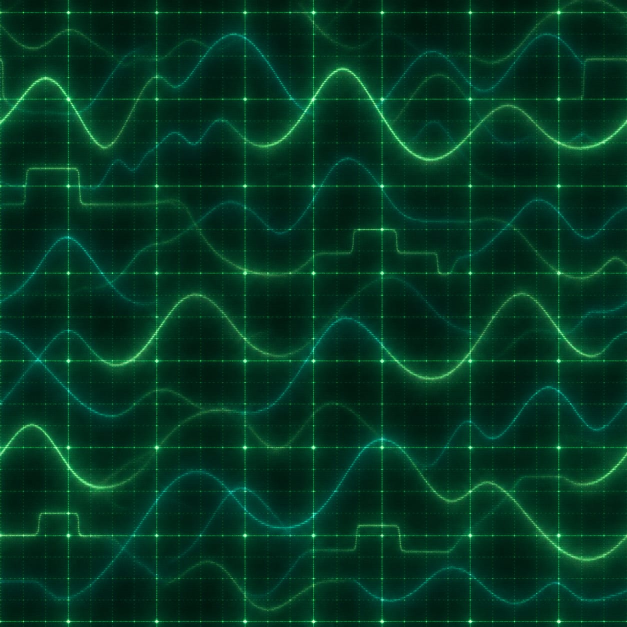
#> input picture assets/texture-sources/oscilloscope-raw.jpg, 1254 x 1254 px (shown at 1/2 size)
$ python build_oscilloscope.py
#> lines starting #> are read from the running program, lines starting #| are printed output that depends on the picture
### tools/theme_writer.py
"""Reusable writer for N64FlashcartMenu V1 theme PNG packages."""

from __future__ import annotations

import math
import struct
import zlib
from collections import namedtuple
from pathlib import Path
from typing import Iterable

from PIL import Image


WIDTH = 64
# Regions retain byte-sized origins.  A 32px texture can therefore start as
# late as row 255 and extend through row 286.
MAX_HEIGHT = 287
MAX_STATIC_WIDTH = 640
MAX_STATIC_HEIGHT = 480
NAME = 1
FAMILY = 2
COLORS = 3
BACKGROUND = 4
REGIONS = 5
TAB_GEOMETRY = 6
INTERNAL_BORDER = 7
TEXTURE_ANIMATION = 8
PARAMETER_ANIMATION = 9
TEXTURE_ORIGIN = 10

# Animation flag bits shared by Type 8 texture animation and Type 9 parameter
# animation. Combining PING_PONG | INTERPOLATE is valid; LOOP and PING_PONG
# are mutually exclusive playback modes.
ANIMATION_LOOP = 0
ANIMATION_PING_PONG = 1 << 0
ANIMATION_ONCE = 1 << 1
ANIMATION_REVERSED = 1 << 2
ANIMATION_INTERPOLATE = 1 << 3

# Rotation is expressed in radians per 60 Hz tick. Large fullscreen repeating
# fields can cause discomfort well below the format's technical ±0.25 limit,
# so authored themes use this conservative ceiling unless a future validator
# grants an explicit, reviewed exception.
COMFORTABLE_ROTATION_LIMIT = 0.001

COLOR_NAMES = (
    "background panel border text muted_text accent highlight tab_inactive "
    "tab_active shadow success warning gradient_tl gradient_tr gradient_bl gradient_br"
).split()
Palette = namedtuple("Palette", COLOR_NAMES)
ParameterFrame = namedtuple("ParameterFrame", (
    "background panel border text muted_text accent highlight tab_inactive "
    "tab_active shadow success warning gradient_tl gradient_tr gradient_bl gradient_br "
    "gradient_speed gradient_warp layer0_scale layer1_scale layer0_dx layer0_dy "
    "layer1_dx layer1_dy rotation layer0_alpha layer1_alpha layer0_texture layer1_texture"
), defaults=(None,) * 29)
Rectangle = namedtuple("Rectangle", "x y width height", defaults=(0, 0, 0, 0))
Animation = namedtuple("Animation", "frame_ticks flags columns", defaults=(0, 0, 1))
ParameterAnimation = namedtuple("ParameterAnimation", "frames animation")
PackedArtwork = namedtuple("PackedArtwork", "image rectangles")
TextureRegions = namedtuple("TextureRegions", "layer0 layer1 border",
                            defaults=(Rectangle(), Rectangle(), Rectangle()))
DualTextureBackground = namedtuple("DualTextureBackground", (
    "layer0_scale layer1_scale layer0_dx layer0_dy layer1_dx layer1_dy "
    "rotation layer0_alpha layer1_alpha"))


def _uint(value: int, bits: int, label: str) -> int:
    value = int(value)
    if not 0 <= value < 1 << bits:
        raise ValueError(f"{label} must be 0..{(1 << bits) - 1}")
    return value


# [5 lines left out: function _finite, not called in this run]


def rgba(hex_rgb: str, alpha: int = 255) -> tuple[int, int, int, int]:
    """Create an RGBA tuple from a six-digit hexadecimal RGB string."""
    if len(hex_rgb) != 6:
        raise ValueError("RGB colors must contain exactly six hexadecimal digits")
    try:
        rgb = bytes.fromhex(hex_rgb)
    except ValueError as error:
        raise ValueError("RGB colors must contain hexadecimal digits") from error
    return (*rgb, _uint(alpha, 8, "alpha"))


# [16 lines left out: function lerp_rgba, not called in this run]


def close_seams(image: Image.Image) -> Image.Image:
    """Return an RGBA image whose opposite edge pixels match exactly."""
    output = image.convert("RGBA")
    if output.width < 2 or output.height < 2:
        raise ValueError("seam closure needs an image at least 2x2 pixels")
    pixels = output.load()
    for y in range(output.height):
        value = tuple((pixels[0, y][channel] + pixels[output.width - 1, y][channel]) // 2
                      for channel in range(4))
        pixels[0, y] = pixels[output.width - 1, y] = value
    for x in range(output.width):
        value = tuple((pixels[x, 0][channel] + pixels[x, output.height - 1][channel]) // 2
                      for channel in range(4))
        pixels[x, 0] = pixels[x, output.height - 1] = value
    return output


def quantize_fixed_palette(image: Image.Image, colors: Iterable[tuple[int, int, int, int]],
                           *, alpha_threshold: int = 128) -> Image.Image:
    """Map pixels to an explicit <=16-color RGBA palette deterministically."""
    choices = tuple(tuple(_uint(channel, 8, "palette channel") for channel in color)
                    for color in colors)
    if not 1 <= len(choices) <= 16 or any(len(color) != 4 for color in choices):
        raise ValueError("fixed palettes must contain 1..16 RGBA colors")
    threshold = _uint(alpha_threshold, 8, "alpha threshold")
    transparent = [color for color in choices if color[3] < threshold]
    opaque = [color for color in choices if color[3] >= threshold]
    if not opaque:
        raise ValueError("fixed palettes need at least one opaque color")
    source = image.convert("RGBA")
    output = Image.new("RGBA", source.size)
    mapped = []
    for pixel in source.get_flattened_data():
        candidates = transparent if pixel[3] < threshold and transparent else opaque
        mapped.append(min(candidates, key=lambda color: sum(
            (pixel[channel] - color[channel]) ** 2 for channel in range(4))))
    output.putdata(mapped)
    return output


def palette(*colors) -> Palette:
    """Build the required sixteen-color palette from RGBA tuples or hex strings."""
    if len(colors) != len(COLOR_NAMES):
        raise ValueError("a theme palette must contain sixteen colors")
    normalized = []
    for color in colors:
        if isinstance(color, str):
            color = rgba(color)
        elif len(color) == 2 and isinstance(color[0], str):
            color = rgba(*color)
        if len(color) != 4:
            raise ValueError("palette colors must be RGBA tuples")
        normalized.append(tuple(_uint(channel, 8, "color channel") for channel in color))
    return Palette(*normalized)


def colors_record(colors: Palette) -> tuple[int, bytes]:
    """Encode a sixteen-color theme palette."""
    return COLORS, b"".join(bytes(color) for color in colors)


# [23 lines left out: functions decode_palette, text_record, gradient_background, not called in this run]


def static_image_background() -> tuple[int, bytes]:
    """Use the complete artwork image as a non-repeating static background."""
    return BACKGROUND, bytes((5,))


# [33 lines left out: functions dual_texture_background, decode_dual_texture_background, texture_origin, not called in this run]


def internal_border(style: int) -> tuple[int, bytes]:
    """Select one of the built-in border styles."""
    return INTERNAL_BORDER, bytes((_uint(style, 8, "border style"),))


# [17 lines left out: functions texture_animations, regions_record, not called in this run]


def tlv(kind: int, value: bytes) -> bytes:
    return bytes((_uint(kind, 8, "record type"),)) + struct.pack(
        "<H", _uint(len(value), 16, "record length")) + value


# [212 lines left out: functions _pack_animation_for_frames, read_metadata, record_value, replace_record, decode_regions, pack_artwork and 4 more, not called in this run]

### tools/build_oscilloscope.py
#!/usr/bin/env python3
"""Build the animated Oscilloscope theme."""

from __future__ import annotations

import math
from pathlib import Path

from PIL import Image, ImageDraw, ImageEnhance, ImageFilter, ImageOps

from theme_writer import (
    ANIMATION_INTERPOLATE,
    ANIMATION_LOOP,
    Animation,
    FAMILY,
    NAME,
    ParameterAnimation,
    ParameterFrame,
    TextureRegions,
    close_seams,
    colors_record,
    dual_texture_background,
    internal_border,
    lerp_rgba,
    pack_after_parameters,
    pack_parameter_animation,
    palette,
    quantize_fixed_palette,
    regions_record,
    text_record,
    texture_animations,
    write_theme,
)


ROOT = Path(__file__).resolve().parents[1]
SOURCE = ROOT / "assets" / "texture-sources" / "oscilloscope-raw.jpg"
OUTPUT = ROOT / "assets" / "themes" / "oscilloscope.png"
ROWS = 2
SIZE = 32
FRAME_COUNT = 6


THEME_PALETTE = palette(
    "000d0b", ("03241f", 222), "23bd83", "ebfff0", "91b5a3",
    "18a870", "43dc93", "062e27", "085b47", "000403", "6bd69a",
    "e0a34b", "001611", "023528", "012219", "075743",
)

GRID_COLORS = (
    (0, 8, 7, 255),
    (0, 16, 13, 255),
    (0, 25, 19, 255),
    (0, 41, 29, 255),
    (0, 58, 40, 255),
    (0, 82, 55, 255),
    (8, 107, 72, 255),
    (25, 132, 90, 255),
)

TRACE_COLORS = (
    (0, 0, 0, 0),
    (0, 49, 41, 255),
    (0, 82, 58, 255),
    (0, 123, 74, 255),
    (8, 173, 99, 255),
    (33, 222, 132, 255),
    (66, 247, 181, 255),
    (115, 255, 222, 255),
)


def make_grid(source: Image.Image) -> Image.Image:
    """Reduce the generated CRT plate into a quiet periodic graticule."""
    source = ImageOps.fit(source.convert("RGB"), (384, 384), method=Image.Resampling.LANCZOS)
    source = source.filter(ImageFilter.GaussianBlur(3.5)).resize(
        (SIZE, SIZE), Image.Resampling.LANCZOS
    )
    source = ImageEnhance.Brightness(source).enhance(0.34)
    source = ImageEnhance.Color(source).enhance(0.72).convert("RGBA")
    draw = ImageDraw.Draw(source)
    for coordinate in range(0, SIZE, 8):
        draw.line((coordinate, 0, coordinate, SIZE - 1), fill=(0, 83, 57, 255), width=1)
        draw.line((0, coordinate, SIZE - 1, coordinate), fill=(0, 83, 57, 255), width=1)
    draw.line((SIZE // 2, 0, SIZE // 2, SIZE - 1), fill=(9, 120, 78, 255), width=1)
    draw.line((0, SIZE // 2, SIZE - 1, SIZE // 2), fill=(9, 120, 78, 255), width=1)
    return quantize_fixed_palette(close_seams(source), GRID_COLORS)


# [61 lines left out: functions _waveform, make_trace_frames, parameter_frames, not called in this run]


def build() -> Path:
    grid = make_grid(Image.open(SOURCE))
#> in make_grid, `source = ImageOps.fit(source.convert("RGB"), (384, 384), method=Image...`:
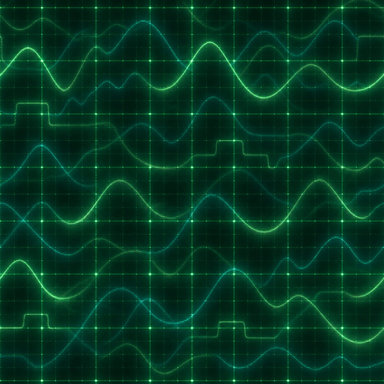
#> source: PIL image 384x384 RGB; mean R, G, B 3.9, 55.1, 34.4
#> in make_grid, `source = source.filter(ImageFilter.GaussianBlur(3.5)).resize( (SIZE, S..`:
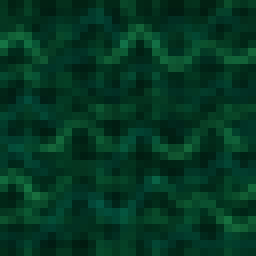
#> source: PIL image 32x32 RGB (shown 8 times larger); mean R, G, B 3.9, 55, 34.4
#> in make_grid, `source = ImageEnhance.Brightness(source).enhance(0.34)`:
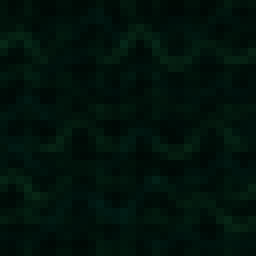
#> source: PIL image 32x32 RGB (shown 8 times larger); mean R, G, B 0.9, 18.2, 11.1
#> in close_seams, `output = image.convert("RGBA")`:
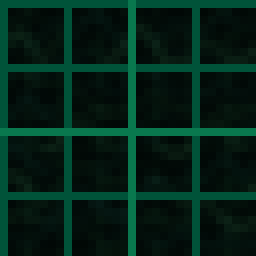
#> output: PIL image 32x32 RGBA (shown 8 times larger); mean R, G, B, A 3.3, 34, 23.1, 255
#> the loop in close_seams, `for y in range(output.height):` made 32 passes
#> value on passes 1 to 12: (0, 83, 57, 255), (1, 47, 32, 255), (1, 48, 33, 255), (1, 48, 33, 255), (1, 47, 32, 255), (2, 49, 33, 255), (5, 56, 38, 255), (3, 52, 35, 255), (0, 83, 57, 255), (1, 48, 33, 255), (1, 48, 34, 255), (1, 48, 33, 255)
#> the loop in close_seams, `for x in range(output.width):` made 32 passes
#> value on passes 1 to 12: (0, 65, 45, 255), (1, 46, 32, 255), (1, 48, 33, 255), (2, 52, 35, 255), (1, 48, 33, 255), (1, 46, 32, 255), (1, 46, 32, 255), (2, 49, 33, 255), (0, 83, 57, 255), (1, 46, 32, 255), (1, 46, 32, 255), (1, 48, 33, 255)
#> in quantize_fixed_palette, `choices = tuple(tuple(_uint(channel, 8, "palette channel") for channel..`: choices = ((0, 8, 7, 255), (0, 16, 13, 255), (0, 25, 19, 255), (0, 41, 29, 255), (0, 58, 40, 255), (0, 82, 55, 255), (8, 107, 72, 255), (25, 132, 90, 255))
#> in quantize_fixed_palette, `transparent = [color for color in choices if color[3] < threshold]`: transparent = []
#> in quantize_fixed_palette, `opaque = [color for color in choices if color[3] >= threshold]`: opaque = [(0, 8, 7, 255), (0, 16, 13, 255), (0, 25, 19, 255), (0, 41, 29, 255), (0, 58, 40, 255), (0, 82, 55, 255), (8, 107, 72, 255), (25, 132, 90, 255)]
#> in quantize_fixed_palette, `source = image.convert("RGBA")`:
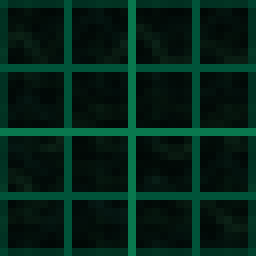
#> source: PIL image 32x32 RGBA (shown 8 times larger); mean R, G, B, A 3.2, 34, 23.1, 255
#> in quantize_fixed_palette, `output = Image.new("RGBA", source.size)`: output: PIL image 32x32 RGBA; every value is 0
#> after the loop in quantize_fixed_palette, `for pixel in source.get_flattened_data():`: mapped = []
    traces = make_trace_frames()
    parameter_record, parameter_sheet = pack_parameter_animation(
        ParameterAnimation(
            parameter_frames(),
            Animation(180, ANIMATION_INTERPOLATE, 4),
        ),
        ROWS,
    )
    # Trace frames must start on x=0 so their Type-8 2-column derivation is
    # contiguous; the static grid is packed after the six-frame sheet.
    packed = pack_after_parameters(parameter_sheet, (*traces, grid))
    trace_rect = packed.rectangles[0]
    grid_rect = packed.rectangles[FRAME_COUNT]
    records = [
        text_record(NAME, "Oscilloscope"),
        text_record(FAMILY, "Machines"),
        colors_record(THEME_PALETTE),
        dual_texture_background(0.46, 0.46, 0.0, 0.0, 0.0040, 0.0, 0, 255, 172),
        regions_record(TextureRegions(grid_rect, trace_rect), ROWS),
        internal_border(5),
        texture_animations(
            0, Animation(),
            FRAME_COUNT, Animation(30, ANIMATION_LOOP, 2),
        ),
        parameter_record,
    ]
    write_theme(OUTPUT, records, packed.image, ROWS)
    return OUTPUT


if __name__ == "__main__":
#> (the run stopped early here; a loop or call above may not have finished)

$ run again, with assets/texture-sources/arcade-carpet-raw.jpg copied over assets/texture-sources/oscilloscope-raw.jpg
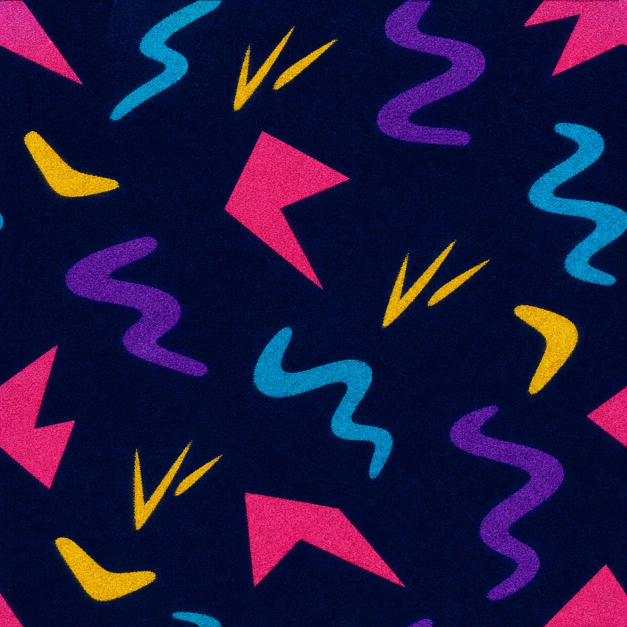
#> input picture assets/texture-sources/arcade-carpet-raw.jpg, 1254 x 1254 px (shown at 1/2 size)
#> in close_seams, `output = image.convert("RGBA")`:
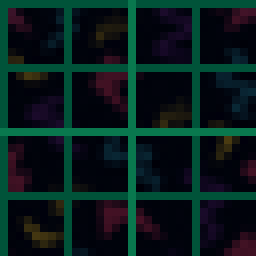
#> output: PIL image 32x32 RGBA (shown 8 times larger); mean R, G, B, A 7.9, 27.5, 27.7, 255
#> the loop in close_seams, `for y in range(output.height):` made 32 passes
#> value on passes 1 to 8: (0, 83, 57, 255), (31, 50, 48, 255), (13, 45, 39, 255), (0, 42, 33, 255), (0, 42, 34, 255), (0, 42, 34, 255), (0, 42, 33, 255), (0, 43, 34, 255)
#> the loop in close_seams, `for x in range(output.width):` made 32 passes
#> value on passes 1 to 8: (15, 66, 51, 255), (2, 43, 35, 255), (0, 42, 34, 255), (0, 43, 34, 255), (0, 42, 34, 255), (0, 42, 34, 255), (0, 42, 35, 255), (0, 42, 34, 255)
#> choices = ((0, 8, 7, 255), (0, 16, 13, 255), (0, 25, 19, 255), (0, 41, 29, 255), (0, 58, 40, 255), (0, 82, 55, 255), (8, 107, 72, 255), (25, 132, 90, 255))
#> transparent = []
#> opaque = [(0, 8, 7, 255), (0, 16, 13, 255), (0, 25, 19, 255), (0, 41, 29, 255), (0, 58, 40, 255), (0, 82, 55, 255), (8, 107, 72, 255), (25, 132, 90, 255)]
#> in quantize_fixed_palette, `source = image.convert("RGBA")`:
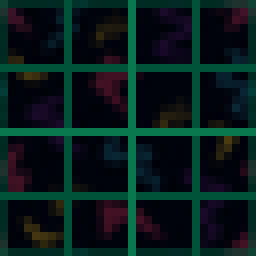
#> source: PIL image 32x32 RGBA (shown 8 times larger); mean R, G, B, A 7.9, 27.5, 27.6, 255
#> after the loop in quantize_fixed_palette, `for pixel in source.get_flattened_data():`: mapped = []

$ run again, with assets/texture-sources/bioluminescent-forest-raw.jpg copied over assets/texture-sources/oscilloscope-raw.jpg
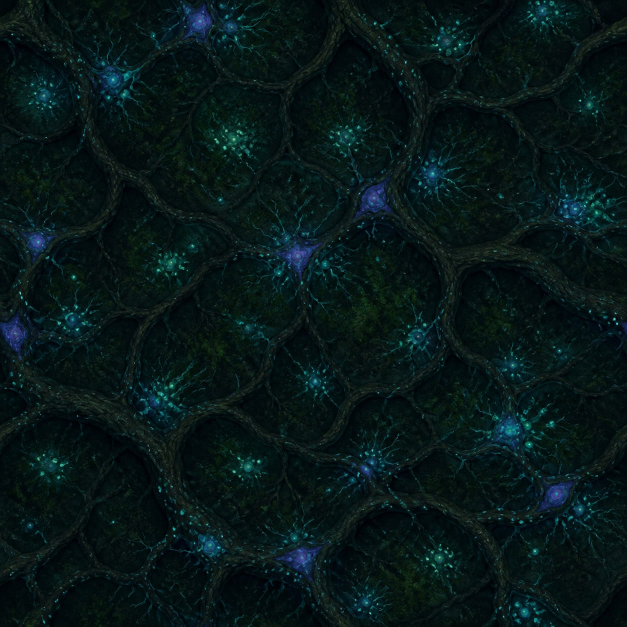
#> input picture assets/texture-sources/bioluminescent-forest-raw.jpg, 1254 x 1254 px (shown at 1/2 size)
#> in close_seams, `output = image.convert("RGBA")`:
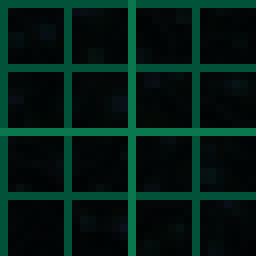
#> output: PIL image 32x32 RGBA (shown 8 times larger); mean R, G, B, A 2.5, 26.8, 19.8, 255
#> the loop in close_seams, `for y in range(output.height):` made 32 passes
#> value on passes 1 to 8: (0, 83, 57, 255), (2, 44, 31, 255), (0, 43, 30, 255), (0, 43, 30, 255), (0, 44, 30, 255), (0, 43, 30, 255), (1, 44, 31, 255), (1, 44, 31, 255)
#> the loop in close_seams, `for x in range(output.width):` made 32 passes
#> value on passes 1 to 8: (0, 62, 43, 255), (1, 44, 31, 255), (1, 44, 31, 255), (0, 42, 30, 255), (0, 43, 30, 255), (0, 44, 30, 255), (0, 43, 30, 255), (0, 43, 31, 255)
#> choices = ((0, 8, 7, 255), (0, 16, 13, 255), (0, 25, 19, 255), (0, 41, 29, 255), (0, 58, 40, 255), (0, 82, 55, 255), (8, 107, 72, 255), (25, 132, 90, 255))
#> transparent = []
#> opaque = [(0, 8, 7, 255), (0, 16, 13, 255), (0, 25, 19, 255), (0, 41, 29, 255), (0, 58, 40, 255), (0, 82, 55, 255), (8, 107, 72, 255), (25, 132, 90, 255)]
#> in quantize_fixed_palette, `source = image.convert("RGBA")`:
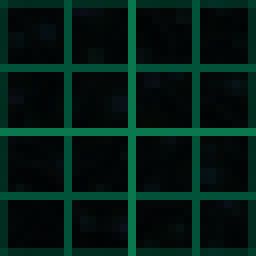
#> source: PIL image 32x32 RGBA (shown 8 times larger); mean R, G, B, A 2.5, 26.7, 19.8, 255
#> after the loop in quantize_fixed_palette, `for pixel in source.get_flattened_data():`: mapped = []
